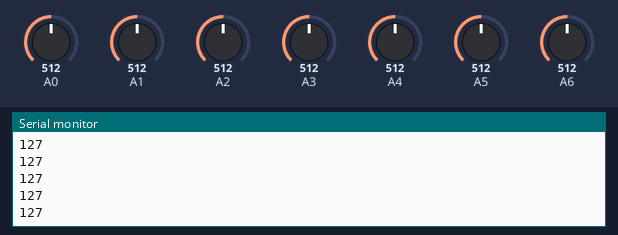
Simulated run of this sketch. Board: Arduino Uno, built with avr-gcc and run on an emulated ATmega328P. Parts: the last lines printed to the serial monitor. The test bench sets the inputs (shaded band); at power-on: A0 = 512, A1 = 512, A2 = 512, A3 = 512, A4 = 512, A5 = 512, A6 = 512.

Above: at 1.2 s.
1.3 s: A0 set to 992
At 1.4 s:
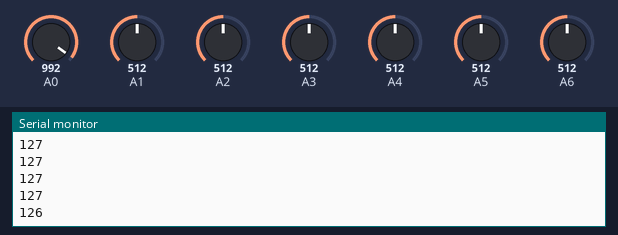
2.8 s: A1 set to 992
At 2.8 s:
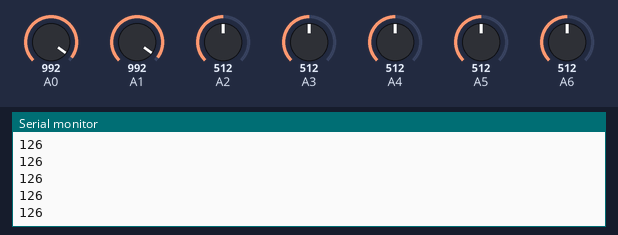
4.3 s: A2 set to 992
At 4.32 s:
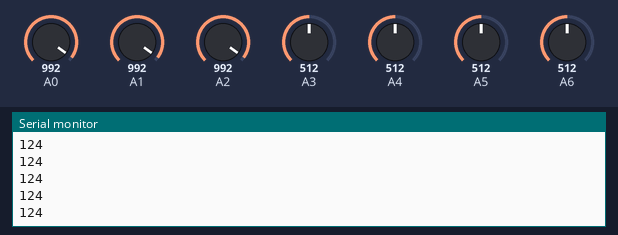
5.8 s: A3 set to 992
At 5.85 s:
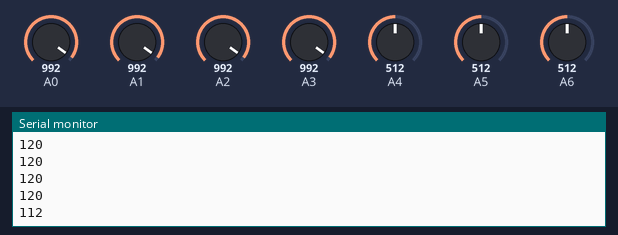
7.3 s: A4 set to 992
At 7.31 s:
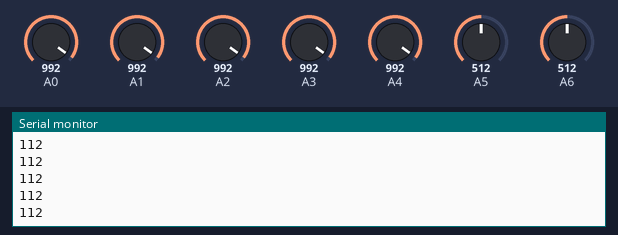
8.8 s: A5 set to 992
At 8.83 s:
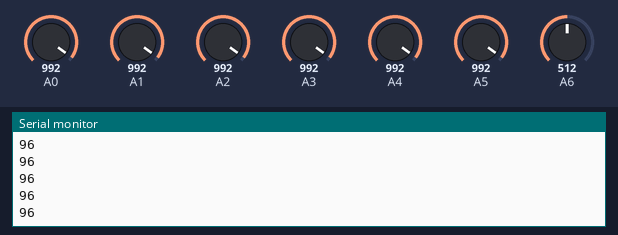
Timing chart, 0 to 11.3 s (numbered marks = the images above; inputs shaded):
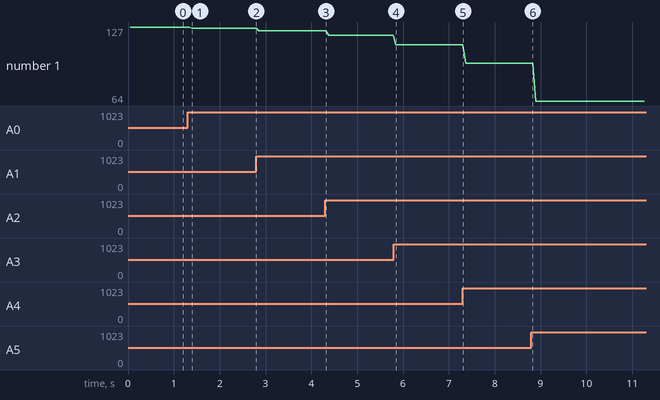

Measured:
- after the input at 1.3 s, the serial monitor: prints a new line after 0.09 s (image 1)
- after the input at 5.8 s, the serial monitor: prints a new line at once (image 4)
- plotted number 1: 127 → 126 after the input at 1.3 s, 126 → 124 after the input at 2.8 s, 124 → 120 after the input at 4.3 s, 120 → 112 after the input at 5.8 s, 112 → 96 after the input at 7.3 s

The sketch:

fdetector.ino
```cpp
//F-photodetector

const int numreadings = 40; //number of readings per sampling cycle

int readings[8][numreadings];      // the readings[i] from the analog input
int readIndex = 0;              // the index of the current reading
int total[8] = {0};                  // the running total[i]
int average[8] = {0};                // the average[i]
int average_map[8] = {0};
int readings_min[8] = {0, 0, 0, 1, 0, 0, 0, 0};
int readings_max[8] = {410, 410, 410, 410, 410, 410, 410, 410};
int average_map_last[8] = {0};
int threshold_on = 9; //mapped (0-1024 to 0-32 threshold voltage 1.5v)
int threshold_off = 3; //mapped (0-1024 to 0-32 threshold voltage 0.5v)
int uv[8] = {0};
int count = 0;
void setup() {
  // initialize serial communication with computer:
  Serial.begin(9600);
  // initialize all the readings[i] to 0:
  for (int i = 0; i < 7; i++) {
    for (int thisReading = 0; thisReading < numreadings; thisReading++) {
      readings[i][thisReading] = 0;
    }
    total[i] = 0;
    average[i] = 0;
    average_map[i] = 0;
    average_map_last[i] = 0;
    uv[i] = {0};
  }
}

void loop() {
  //runing average of each pin
  for (readIndex = 0; readIndex < numreadings; readIndex++) {
    for (int i = 0; i < 7; i++) {
      // subtract the last reading:
      total[i] = total[i] - readings[i][readIndex];
      // read from the sensor:
      readings[i][readIndex] = analogRead(i);
      // add the reading to the total[i]:
      total[i] = total[i] + readings[i][readIndex];
      // calculate the average[i]:
      average[i] = total[i] / numreadings;
      //average[i] = constrain(average[i], readings_min[i], readings_max[i]);
      average_map[i] = map(average[i], readings_min[i], readings_max[i], 0, 32);
    }
    //For debug only
    //Serial.print(millis());
    //Serial.print(",");
    //Serial.print(readings[5][readIndex]);
    //Serial.print(",");
    // Serial.println(average[5]);


  }
  for (int i = 0; i < 7; i++) {
    if (average_map[i] > threshold_on)  {
      uv[i] = 1;
    }
    else if (average_map[i] < threshold_off) {
      uv[i] = 0;
    }
  }


  count++;
  if (count == 5) {
    for (int i = 0; i < 7; i++) {
      average_map_last[i] = average_map[i];
    }
    count = 0;
  }

  //Serial.print(uv[0]);
  byte matlabreading;
  matlabreading = uv[0] + uv[1] * 2 + uv[2] * 4 + uv[3] * 8 + uv[4] * 16 + uv[5] * 32 + uv[6] * 64 + uv[7] * 128;
  Serial.print(matlabreading);
  Serial.println();
  delay(10);
  matlabreading = 0;


}
```
